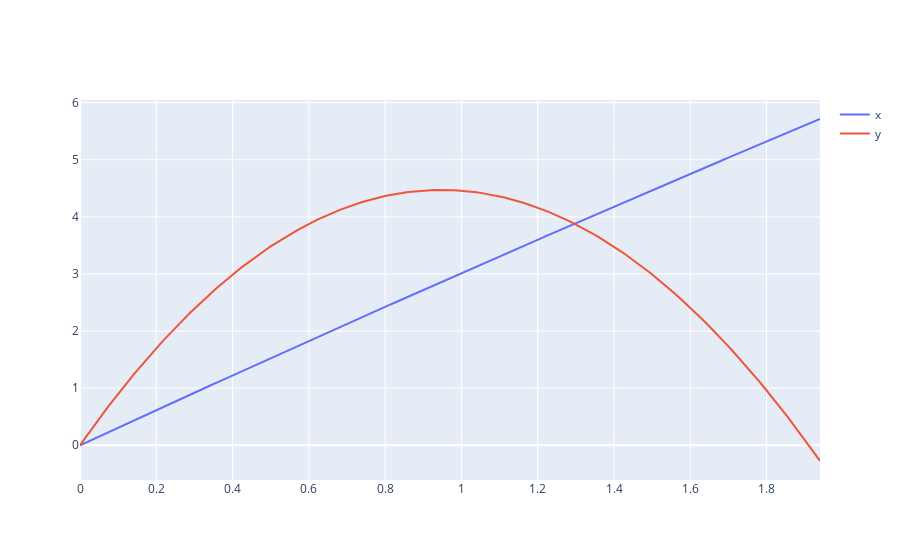

The code cell stored with this chart in its notebook:
### Markdown cell above
#### Аналитическое решение

Выпишем полученное выше аналитическое решение и построим функции $x(t)$ и $y(t):$

### Code cell
result0 = [
    list(map(lambda t: m / k * v0 * np.cos(angle) * (1 - np.exp(- k / m * t)), args)),
    list(map(lambda t: m / k * ((v0 * np.sin(angle) + m * g / k) * (1 - np.exp(- k / m * t)) - g * t), args))
]
fig2 = go.Figure()
# fig, ax = pyplot.subplots()
for i in range(len(result0[:2])):
    fig2.add_trace(go.Scatter(x=args, y=result0[i], name=lables[i]))
#    ax.plot(args, result0[i], label=lables[i])
fig2.show()
# ax.legend()
# pyplot.show()

### Figure 1 — Plotly figure (JSON) as saved in the notebook; plotly's stock layout.template omitted (floating-point values rounded to 4 significant figures; data arrays with more than 128 entries replaced by an {"elided": "..."} marker saying what was removed)
{"data": [{"name": "x", "type": "scatter", "x": {"elided": "195 float values"}, "y": {"elided": "195 float values"}}, {"name": "y", "type": "scatter", "x": {"elided": "195 float values"}, "y": {"elided": "195 float values"}}], "layout": {}}
